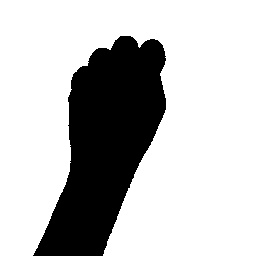
#> input picture data/test/0/10.jpg, 256 x 256 px, found by its file name; its folder holds only this picture in this run
$ jupyter execute Preprocessing.ipynb
#> lines starting #> are read from the running program, lines starting #| are printed output that depends on the picture; after the words box and inside, x2 and y2 are one past the last pixel; in counts of white or black regions, pixels touching at a corner belong together
[cell 1]
import numpy as np
import cv2
minValue = 70
def func(path):
    frame = cv2.imread(path)

    gray = cv2.cvtColor(frame, cv2.COLOR_BGR2GRAY)
    blur = cv2.GaussianBlur(gray,(5,5),2)

    th3 = cv2.adaptiveThreshold(blur,255,cv2.ADAPTIVE_THRESH_GAUSSIAN_C,cv2.THRESH_BINARY_INV,11,2)
    ret, res = cv2.threshold(th3, minValue, 255, cv2.THRESH_BINARY_INV+cv2.THRESH_OTSU)
    return res

[cell 2]
import numpy as np
import cv2
import os
import csv
#from image_processing import func
if not os.path.exists("data2"):
    os.makedirs("data2")
if not os.path.exists("data2/train"):
    os.makedirs("dataluv/train")
if not os.path.exists("data2/test"):
    os.makedirs("data2/test")
path="C:/Users/asus/Desktop/EDI-TY/SignLanguageRecognitionSystem/data/test"
path1 = "data2"
a=['label']

for i in range(64*64):
    a.append("pixel"+str(i))


#outputLine = a.tolist()


label=0
var = 0
c1 = 0
c2 = 0

for (dirpath,dirnames,filenames) in os.walk(path):
    for dirname in dirnames:
        print(dirname)
        for(direcpath,direcnames,files) in os.walk(path+"/"+dirname):
       	    if not os.path.exists(path1+"/train/"+dirname):
                os.makedirs(path1+"/train/"+dirname)
            if not os.path.exists(path1+"/test/"+dirname):
                os.makedirs(path1+"/test/"+dirname)
            # num=0.75*len(files)
            num = 100000000000000000
            i=0
            for file in files:
                var+=1
                actual_path=path+"/"+dirname+"/"+file
                actual_path1=path1+"/"+"train/"+dirname+"/"+file
                actual_path2=path1+"/"+"test/"+dirname+"/"+file
                img = cv2.imread(actual_path, 0)
#> img is the input picture: shape (256, 256); min 0, max 255, mean 191.2
                bw_image = func(actual_path)
#> in func, `blur = cv2.GaussianBlur(gray,(5,5),2)`:
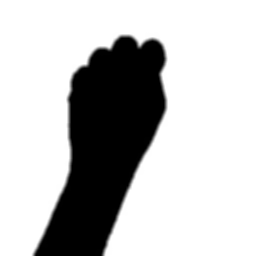
#> blur: shape (256, 256); min 0, max 255, mean 191.2
#> in func, `th3 = cv2.adaptiveThreshold(blur,255,cv2.ADAPTIVE_THRESH_GAUSSIAN_C,cv..`:
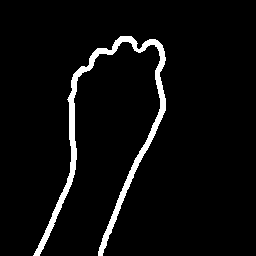
#> th3: shape (256, 256); 4.6% white; 1 white region, box (x1, y1, x2, y2) and area: (33, 36, 166, 256) 3032
#> in func, `ret, res = cv2.threshold(th3, minValue, 255, cv2.THRESH_BINARY_INV+cv2..`: ret = 0
               # [4 lines of commented-out code are left out]
                c2 += 1
                cv2.imwrite(actual_path2 , bw_image)

                i=i+1

        label=label+1
print(var)
print(c1)
print(c2)
